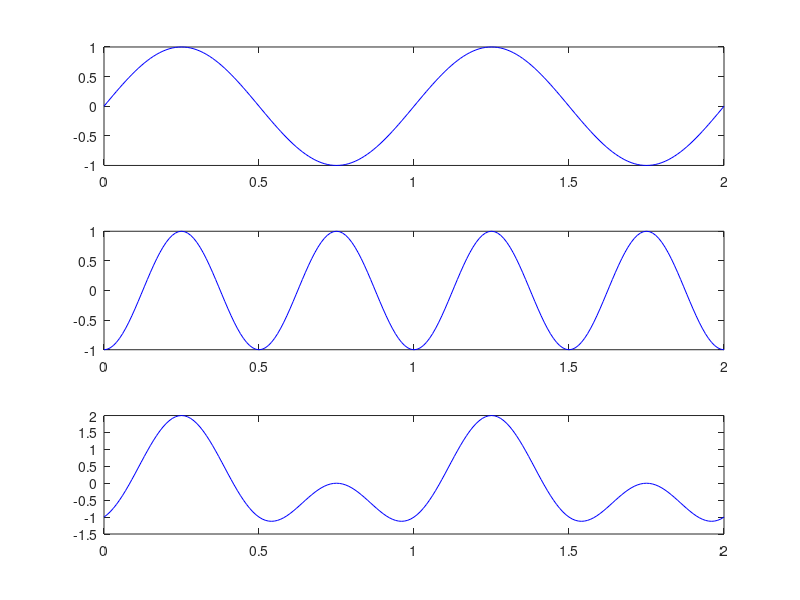

This chart was generated by the following MATLAB code:
T=100;
t=0:1/T:2;
f1=1;
f2=2;
pha2=pi*1.5;
y1=sin(f1*pi*2*t);
subplot(311); plot(t,y1,'-b')
y2=sin(f2*pi*2*t+pha2);
subplot(312); plot(t,y2,'-b')
y3=y1+y2;
subplot(313); plot(t,y3,'-b')
